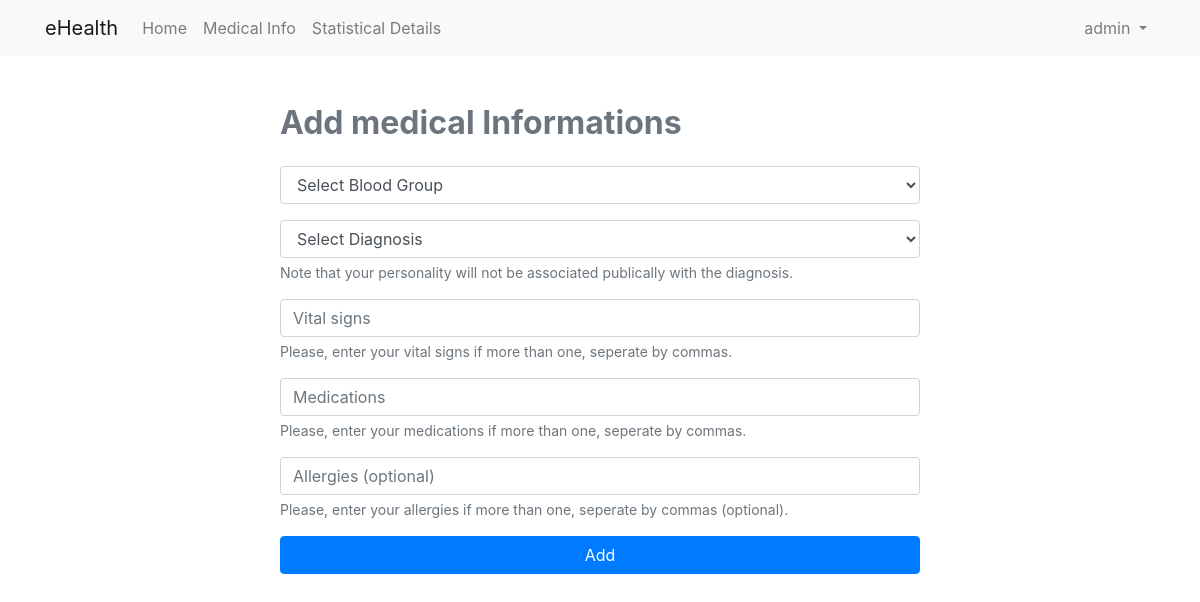
The page /add-medical-info/ (signed in) on the database as committed earlier.
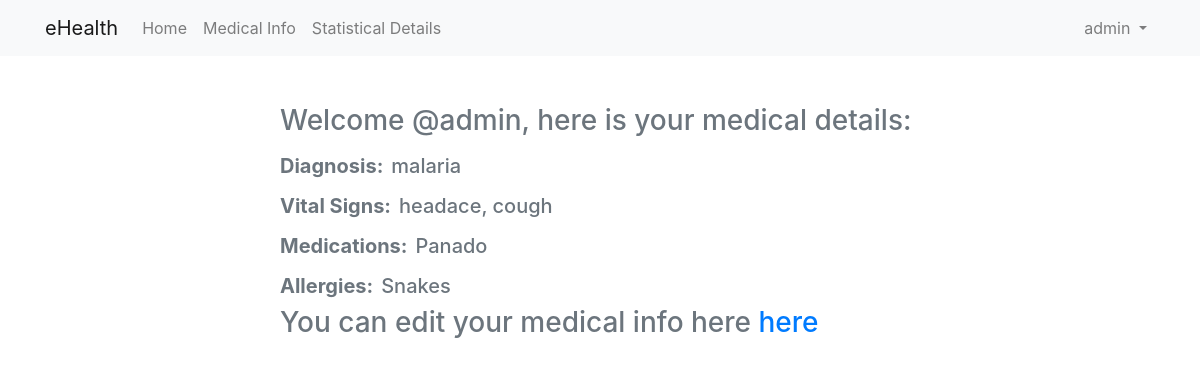
The same page on the database as committed later.
### core/models.py (models this page shows, shortened)
class MedicalInfo(models.Model):
  user = models.OneToOneField(User, on_delete=models.CASCADE, related_name='medical_info')
  blood_group = models.CharField(max_length=10, choices=BLOOD_GROUP_CHOICES)
  diagnosis = models.CharField(max_length=30, choices=DIAGNOSIS_CHOICES)
  vital_signs = models.CharField(max_length=255)
  medications = models.CharField(max_length=200)
  allergies = models.CharField(max_length=255, null=True, blank=True)

### users/models.py (models this page shows, shortened)
class User(AbstractBaseUser, PermissionsMixin):
    email = models.EmailField(unique=True, verbose_name="E-mail")
    username = models.CharField(max_length=120, unique=True, verbose_name="Username")
    full_name = models.CharField(max_length=120, verbose_name="Full name")
    created_at = models.DateTimeField(auto_now_add=True)
    is_medical_practioner = models.BooleanField(default=False)
    is_active = models.BooleanField(default=True)
    is_staff = models.BooleanField(default=False)
    is_superuser = models.BooleanField(default=False)
    REQUIRED_FIELDS = ["email", "full_name"]
    USERNAME_FIELD = "username"
    objects = UserManager()
    class Meta:
        ordering = ("-created_at",)

### core/views.py (the view, shortened to what this page needs)
# urls.py: path('add-medical-info/', views.MedicalInfoView.as_view(), name='add-medical-info'),
class MedicalInfoView(LoginRequiredMixin, View):
  def get(self, request):
    user_medical_info = MedicalInfo.objects.filter(user=request.user).first()
    form = AddMedicalInfoForm()
    return render(request, 'core/add-medical-info.html', {"form": form, "user_medical_info": user_medical_info})

### core/forms.py
class AddMedicalInfoForm(forms.ModelForm):
    class Meta:
        fields = ("blood_group", "diagnosis", "vital_signs", "medications", "allergies")
        model = MedicalInfo
    def __init__(self, *args, **kwargs):
        super().__init__(*args, **kwargs)
        self.fields['diagnosis'].help_text = 'Note that your personality will not be associated publically with the diagnosis.'
        self.fields['vital_signs'].help_text = "Please, enter your vital signs if more than one, seperate by commas."
        self.fields['vital_signs'].label = "Vital signs"
        self.fields['medications'].help_text = "Please, enter your medications if more than one, seperate by commas."
        self.fields['medications'].label = "Medications"
        self.fields['allergies'].help_text = "Please, enter your allergies if more than one, seperate by commas (optional)."
        self.fields['allergies'].label = "Allergies (optional)"

### core/templates/core/add-medical-info.html (shortened to what this page needs)
{% extends "layout/dashboard-base.html" %}
{% load bootstrap4 %}
{% block content %}
<div class="form-container">
  <div class="form mt-5">
    {% if not user_medical_info %}
    <h2 class="font-weight-bolder text-muted mb-4">Add medical Informations</h2>
    <form method="post" novalidate>
      {% bootstrap_form form %}
      <input class="btn btn-primary btn-block" type="submit" value="Add">
    </form>
    {% else %}
    <h3 class="text-muted">Welcome @{{ user_medical_info.user.username }}, here is your medical details:</h3>
    <h5 class="mt-3 text-muted"><span class="font-weight-bolder mr-2">Diagnosis:</span>{{user_medical_info.diagnosis}}
    </h5>
    <h5 class="mt-3 text-muted"><span class="font-weight-bolder mr-2">Vital
        Signs:</span>{{user_medical_info.vital_signs}}
    </h5>
    <h5 class="mt-3 text-muted"><span
        class="font-weight-bolder mr-2">Medications:</span>{{user_medical_info.medications}}
    </h5>
    <h5 class="mt-3 text-muted"><span class="font-weight-bolder mr-2">Allergies:</span>{{user_medical_info.allergies}}
    </h5>
    <h3 class="text-muted">You can edit your medical info here
      <a href="{% url 'core:update-medical-info' user_medical_info.id %}">here</a></h3>
    {% endif %}
  </div>
</div>
{% endblock content %}

Rows that differ between the two databases and show on the page:
added MedicalInfo: user.username "admin", diagnosis "malaria", vital_signs "headace, cough", medications "Panado", allergies "Snakes"
Other text that changed with them:
form field blood_group: "Select Blood Group" → (not shown)
form field diagnosis: "Select Diagnosis" → (not shown)
form field value: "Add" → (not shown)
text no longer shown: "Add medical Informations Note that your personality will not be associated publically with the diagnosis. Please, enter your vital signs if more than one, seperate by commas. Please, enter your medications if more than one, seperate by commas. Please, enter your allergies if more than one, seperate by commas (optional)."
text now shown: "Welcome @ , here is your medical details: Diagnosis: Vital Signs: Medications: Allergies: You can edit your medical info here here"
